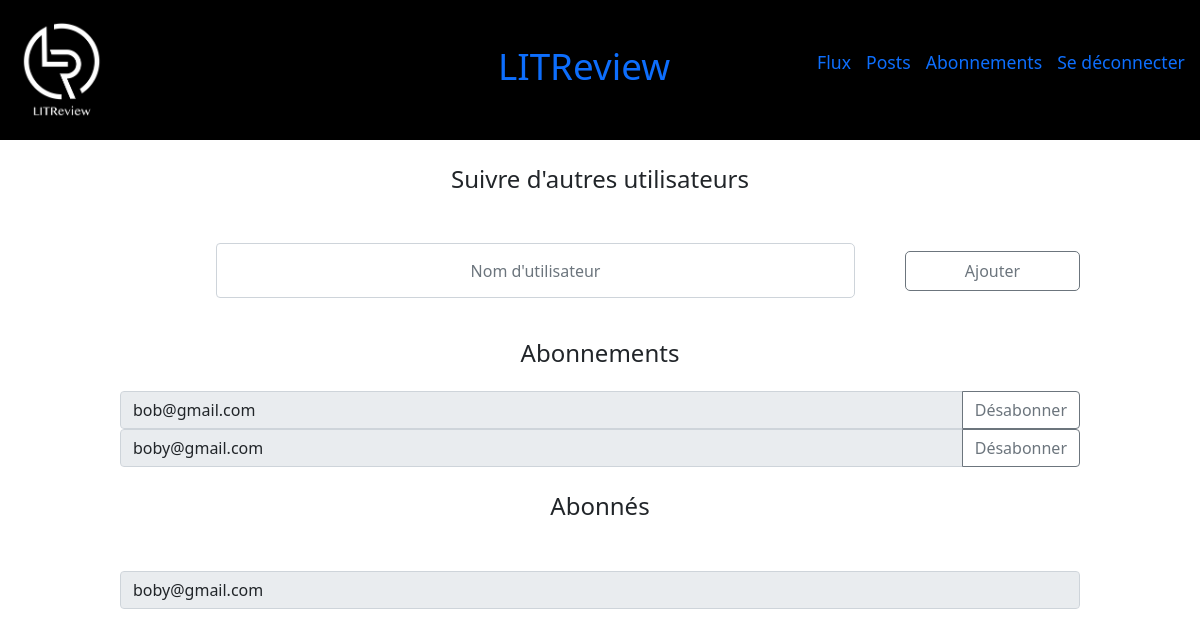
/flow/subscription/ (signed in), run on an earlier commit of the app's database.
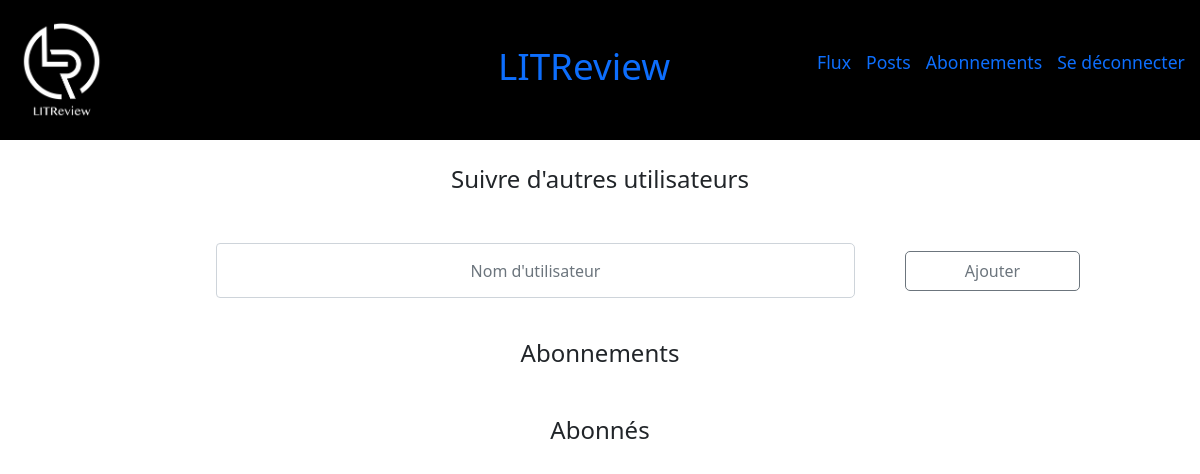
And on a later commit of the database.
### authentication/models.py (models this page shows)
class UserFollows(models.Model):
    user = models.ForeignKey(to=settings.AUTH_USER_MODEL,
                             on_delete=models.CASCADE,
                             related_name='following')
    followed_user = models.ForeignKey(to=settings.AUTH_USER_MODEL,
                                      on_delete=models.CASCADE,
                                      related_name='followed_by')
    def get_followed_users(request):
        followed_users = UserFollows.objects.filter(user=request.user)
        return followed_users
    def get_followed_by(request):
        followed_by = UserFollows.objects.filter(followed_user=request.user)
        return followed_by
    class Meta:
        unique_together = ('user', 'followed_user', )
        verbose_name_plural = "user_follows"

### authentication/views.py (the view)
# urls.py: path('subscription/', views.subscription, name='abonnements'),
def subscription(request):
    followed_users = UserFollows.get_followed_users(request)
    followers = UserFollows.get_followed_by(request)
    if request.method == 'POST':
        form = SubscriptionForm(request.POST)
        if form.is_valid():
            user_to_follow = form.cleaned_data.get('followed_user')
            userFollow = UserFollows()
            userFollow.user = request.user
            existing_user = User.objects.filter(username=user_to_follow,
                                                is_active=True).exists()
            if existing_user:
                get_user_to_follow = User.objects.get(username=user_to_follow)
            get_request_user = User.objects.get(username=request.user)
            user_followed = UserFollows.objects\
                .filter(user=request.user,
                        followed_user__username=user_to_follow).exists()
            try:
                if not existing_user:
                    messages.error(request, MSG.NO_USER, extra_tags='name')
                elif get_user_to_follow.username == get_request_user.username:
                    messages.error(request, MSG.OWN_ACCOUNT, extra_tags='name')
                elif user_followed:
                    messages.error(
                        request, MSG.ALREADY_FOLLOWED, extra_tags='name')
                else:
                    userFollow.followed_user = get_user_to_follow
                    userFollow.save()
                    messages.success(
                        request, MSG.USER_ADDED, extra_tags='name')
            except IntegrityError:
                messages.error(request, MSG.OWN_ACCOUNT, extra_tags='name')
            except TypeError:
                messages.error(request, MSG.ALREADY_FOLLOWED,
                               extra_tags='name')
        else:
            print('is not valid', form)
    else:  # if a GET (or any other method) we'll create a blank form
        form = SubscriptionForm()
    return render(request, "subscription.html", {'form': form,
                  'followed_users': followed_users, 'followers': followers})

### authentication/forms/subscriptionForm.py
class SubscriptionForm(forms.Form):
    followed_user = forms.CharField(
        label=False, max_length=100, widget=forms.
        TextInput(attrs={'class': "form-control", 'id': 'first-input',
                         'placeholder': "Nom d'utilisateur",
                         'aria-label': "Recipient's username",
                         'aria-describedby': 'button-addon2'}))

### authentication/templates/subscription.html (shortened to what this page needs)
{% extends 'base.html' %}{% load static %}
{% block stylesheets %}
    <link rel="stylesheet" href="{% static 'style/subscription.css' %}">
    <link href="https://cdn.jsdelivr.net/npm/bootstrap@5.0.2/dist/css/bootstrap.min.css" rel="stylesheet">
{% endblock %}
    {% block content %}
    <main>
        <h1>Suivre d'autres utilisateurs</h1>
        <div class="follow-new-user">
            <form action="" method="post">
                <div class="input-group mb-3">
                     {{ form.followed_user }}
                    <button class="btn btn-outline-secondary" type="submit" id="button-addon2">Ajouter</button>
                </div>
            </form>
        </div>
        <h2>Abonnements</h2>
        {% for followed_user in followed_users %}
        <div class="followed-users">
            <div class="input-group mb-3" id="followed-users-input">
                <input type="text" class="form-control" value="{{ followed_user.followed_user }}" aria-label="Recipient's username" aria-describedby="button-addon2" disabled>
                <button class="btn btn-outline-secondary" type="button" id="button-addon2" onclick="window.location='/flow/unfollow/{{ followed_user.id }}/';">Désabonner</button>
            </div>
        </div>
        {% endfor %}
        <h2>Abonnés</h2>
        {% for follower in followers %}
        <div class="followers">
            <div class="input-group mb-3">
                <input type="text" class="form-control" value="{{ follower.user}}" aria-label="Recipient's username" aria-describedby="button-addon2" disabled>
            </div>
        </div>
        {% endfor %}
    </main>
    {% endblock %}

### templates/base.html (shortened to what this page needs)
<!DOCTYPE html>
<html lang="fr">
    {% load static %}
    {% include "header.html" %}
    {% block head %}
    <head>
        {% block stylesheets %}
        {% endblock %}
    </head>
    {% endblock %}
    <body>
        {% block content %}
        {% endblock %}
    </body>
</html>

### templates/header.html (shortened to what this page needs)
<!DOCTYPE html>
<html>
    {% load static %}
    {% block stylesheets %}
        <link rel="stylesheet" href="{% static 'style/header.css' %}">
    {% endblock %}
    <body>
        {% block header %}
        <header>
            <div>
                <a href="{% url 'accueil' %}"><img src="{% static 'images/LITReview_logo.png' %}" alt="icone de LIT Review"></a>
                <a href="{% url 'accueil' %}"><h1>LITReview</h1></a>
                {% if user.is_authenticated %}
                <ul>
                    <a href="{% url 'flux' %}"><li>Flux</li></a>
                    <a href="/flow/display_your_posts/"><li>Posts</li></a>
                    <a href="/flow/subscription/"><li>Abonnements</li></a>
                    <a href="{% url 'logout' %}"><li>Se déconnecter</li></a>
                </ul>
                {% endif %}
            </div>
        </header>
        {% endblock %}
    </body>
</html>

### static/style/header.css (style rules this page uses)
header { background-color: black; color: white; padding: 20px; }
header div { display: flex; align-items: center; }
header div img { width: 7vw; filter: invert(1); }
header div a { text-decoration: none; }
header div h1 { font-size: 2.3em; width: 80vw; text-align: center; }
header div ul { position: absolute; right: 5px; width: 35vw; display: flex; justify-content: space-evenly; }
header div ul a { text-decoration: none; }
header div ul a li { display: block; padding: 5px; font-size: 1.1em; list-style-type: none; }

### static/style/subscription.css (style rules this page uses)
body { width: 100%; box-sizing: border-box; }
body main { width: 80%; margin: auto; }
body main h1, body main h2 { padding: 25px 25px 15px; text-align: center; font-size: 1.5rem; }
body main form { display: contents; }
body main .follow-new-user { display: flex; justify-content: flex-end; }
body main .follow-new-user .input-group, body main .follow-new-user .mb-3 { align-items: center; width: 90%; margin-right: 0; }
body main .follow-new-user #first-input { border-top-right-radius: 5px; border-bottom-right-radius: 5px; height: 55px; }
body main .follow-new-user ::placeholder { text-align: center; }
body main .follow-new-user #button-addon2 { margin-left: 50px; border-radius: 5px; width: 175px; height: 40px; }
body main .follow-new-user, body main .followers { margin-top: 35px; }

What changed in the data, as far as the page shows it:
removed UserFollows: followed_user "bob@gmail.com", shown under "Abonnements"
removed UserFollows: followed_user "boby@gmail.com", shown under "Abonnements"
removed UserFollows: user "boby@gmail.com", shown under "Abonnés"
